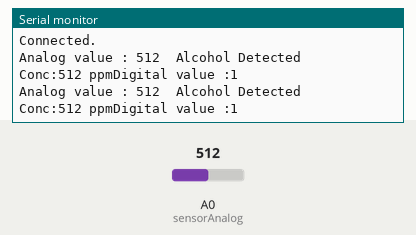
The sketch below on a simulated ESP8266 (NodeMCU). Shown: the last lines printed to the serial monitor. The inputs (shaded band) are chosen by the test bench; at power-on: A0 (sensorAnalog) = 512. WiFi joins after 1.5 s; servers stay silent unless stated.

Above: at 5.8 s.
5.9 s: A0 (sensorAnalog) set to 366
At 6.7 s:
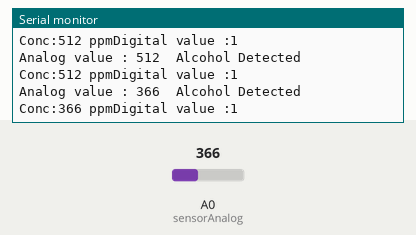
7.4 s: A0 (sensorAnalog) set to 335
At 7.9 s:
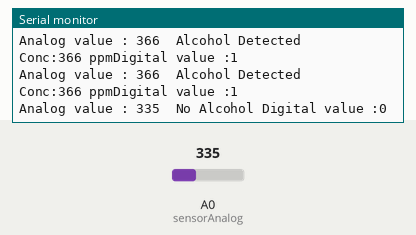

Measured:
- the behaviour switches between 351 and 350 on A0 (sensorAnalog) (found by bisection; images 1 and 2)
- after the input at 5.9 s, the serial monitor: prints a new line after 0.31 s (image 1)
- after the input at 7.4 s, the serial monitor: prints a new line at once (image 2)

The sketch:

iot_code.ino
```cpp
#include <ThingSpeak.h>
#include <ESP8266WiFi.h>
#include <WiFiClient.h>

#define sensorDigital 0
//float Turbidity_Sensor_Voltage;
//int samples = 600;
//float ntu;
#define sensorAnalog A0
int digital;
int analog = analogRead(sensorAnalog);

//int analog = analogRead(sensorAnalog);

//----------- Enter you Wi-Fi Details---------//
char ssid[] = "Redmi7A"; //SSID
char pass[] = "20032003"; // Password
//-------------------------------------------//


//-------------------------------------------//


//------------------//

//----------- Channel Details -------------//
unsigned long Channel_ID = 1757634; // Channel ID
const int Field_number1 = 1;// To which field to write data (don't change)
const int Field_number2 = 2;
const char * WriteAPIKey = "TL8O6G9HFEPRGIQ0"; // Your write API Key
// ----------------------------------------//

//#define trig D0
//#define echo D1

WiFiClient  client;


void setup()
{
  Serial.begin(115200);
  //pinMode(trig, OUTPUT);
  //pinMode(echo, INPUT);
  WiFi.mode(WIFI_STA);
  ThingSpeak.begin(client);

}
void loop()
{
  internet();

  measure();

  upload();
}
void upload()
{
  internet();
   ThingSpeak.writeField(Channel_ID, Field_number1,digital, WriteAPIKey);
   ThingSpeak.writeField(Channel_ID, Field_number2,analog, WriteAPIKey);

}

void measure()
{


int digital;
int analog = analogRead(sensorAnalog);

  Serial.print("Analog value : ");
  Serial.print(analog);
  Serial.print("\t");
  //Serial.print("Digital value :");
  //Serial.println(digital);

  if (analog > 350)
  {
    //digitalWrite(LED, HIGH);
    //digitalWrite(buzzer, HIGH);

    //digitalWrite(motor1pin1, LOW);
    //digitalWrite(motor1pin2, LOW);

    //lcd.setCursor(0,0);
    Serial.println("Alcohol Detected ");
    //lcd.setCursor(1,1);
    Serial.print("Conc:");
    Serial.print(analog);
    Serial.print(" ppm");
    digital = 1;
  Serial.print("Digital value :");
  Serial.println(digital);
  }

  else
  {
    //digitalWrite(LED, LOW);
    //digitalWrite(buzzer, LOW);

    //digitalWrite(motor1pin1, HIGH);
    //digitalWrite(motor1pin2, LOW);

    //lcd.setCursor(0,0);
    Serial.print("No Alcohol ");
    digital = 0;
    Serial.print("Digital value :");
  Serial.println(digital);
  }

}


void internet()
{
  if (WiFi.status() != WL_CONNECTED)
  {
    Serial.print("Attempting to connect to SSID: ");
    Serial.println(ssid);
    while (WiFi.status() != WL_CONNECTED)
    {
      WiFi.begin(ssid, pass);
      Serial.print(".");
      delay(5000);
    }
    Serial.println("\nConnected.");
  }
}
```
